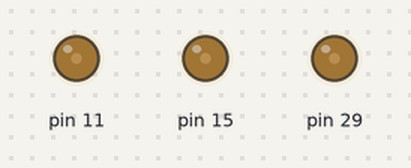
Simulated run of this program. Board: Raspberry Pi (header pin numbers). On the bench: output pins drawn as LEDs (lit = HIGH). Random numbers come from a fixed seed.

Above: at 6.05 s.
At 9.55 s:
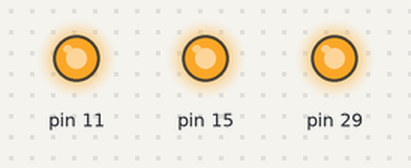
Timing chart, 0 to 40.0 s (numbered marks = the images above):
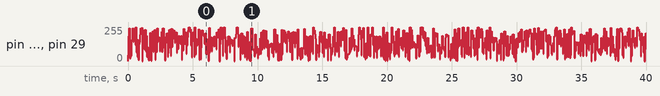

The program:

flicker.py
```python
import RPi.GPIO as GPIO
import time
import random

pins = [11, 15, 29]
pwms = []
blink = 0.05

GPIO.setmode(GPIO.BOARD)

for(i, pin) in enumerate(pins):
    GPIO.setup(pin, GPIO.OUT)
    pwm = GPIO.PWM(pin, 500)
    pwm.start(100)
    pwms.append(pwm)


try:
    while True:
        brightness = random.randint(0, 100)
        for(i, pwm) in enumerate(pwms):
            pwm.ChangeDutyCycle(brightness)
        time.sleep(blink)
except KeyboardInterrupt:
    GPIO.cleanup()
```
